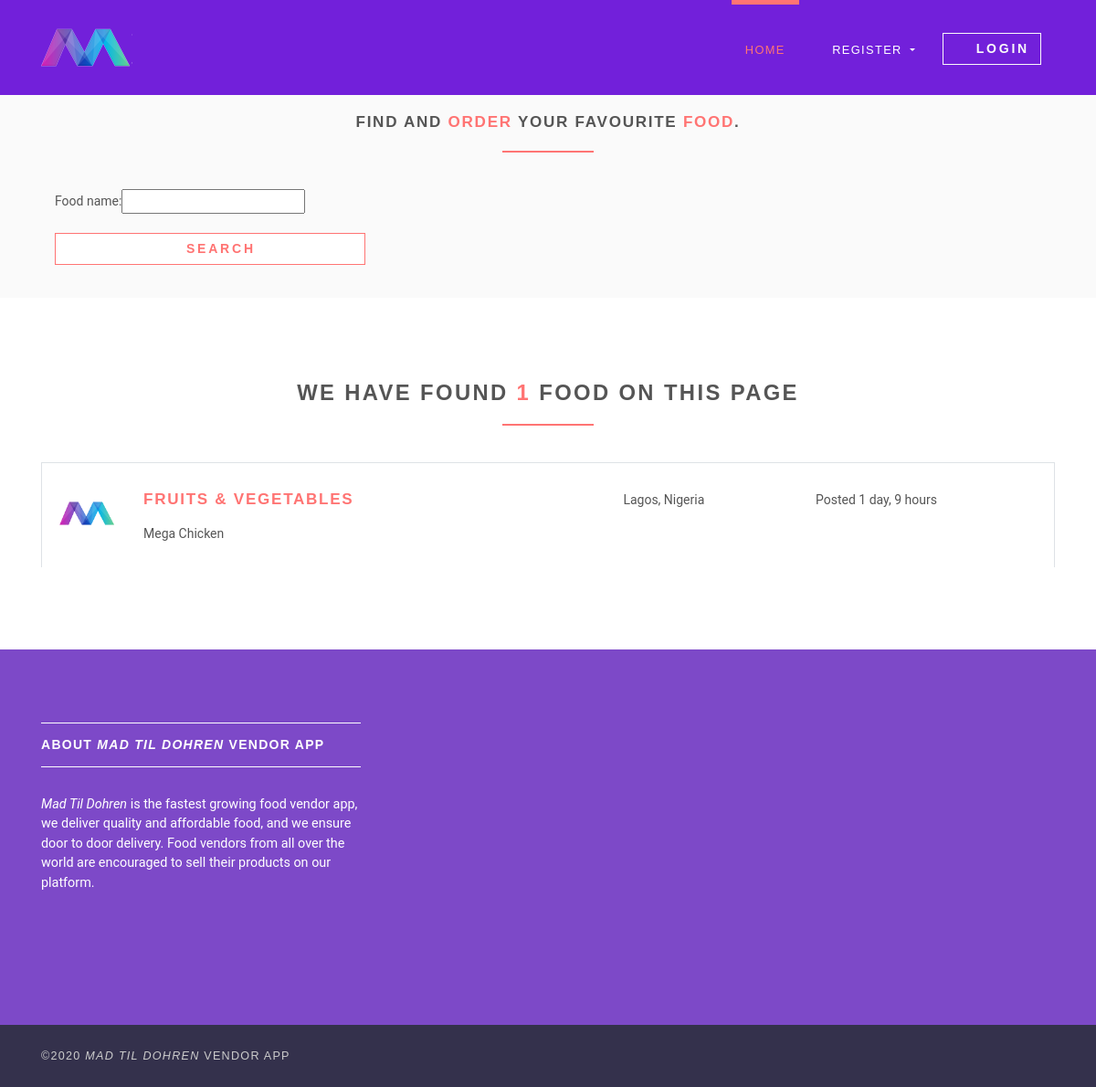
The app's page /menu-list/, older data.
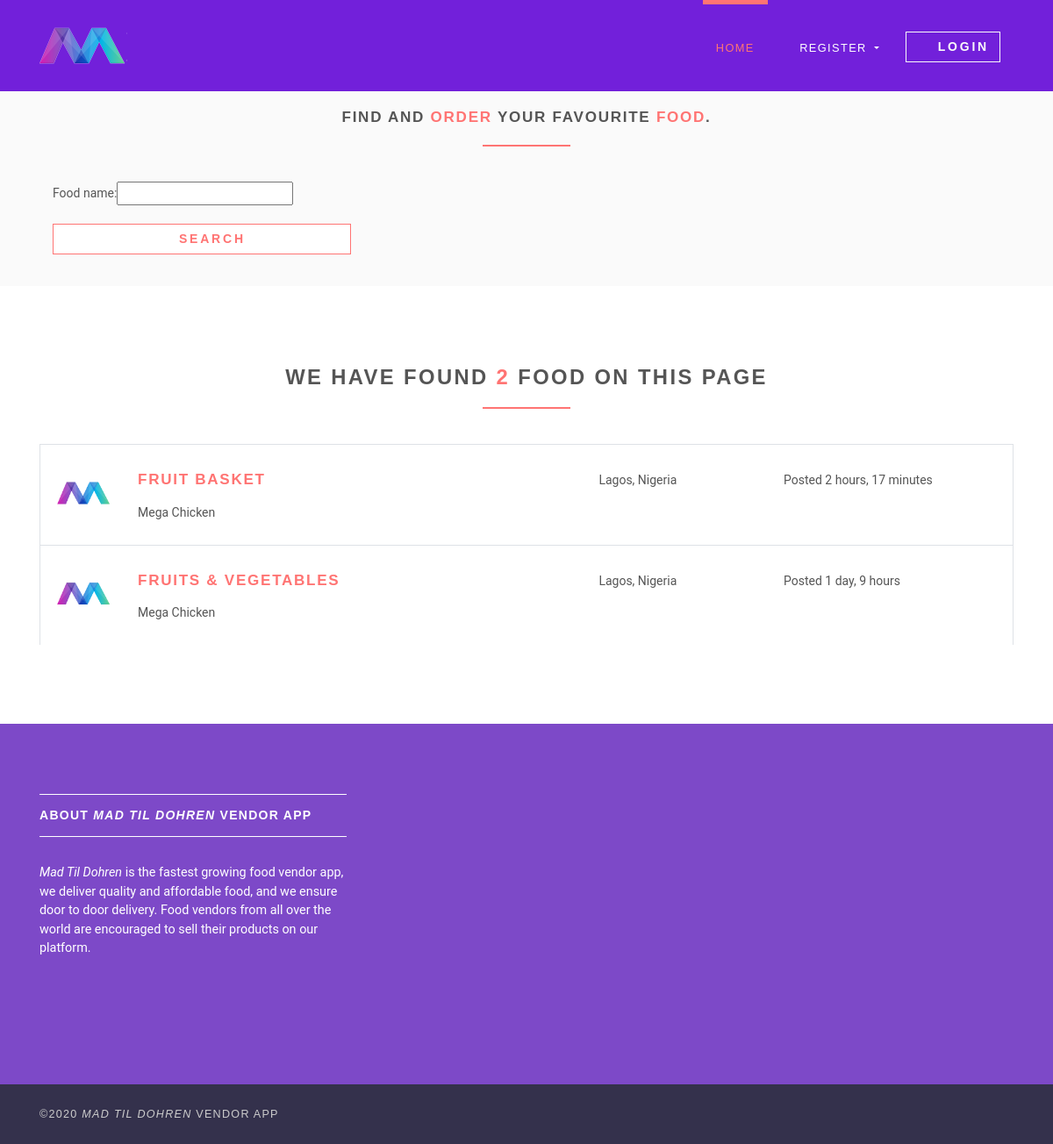
The same page, newer data.
### foodvendor/models.py (models this page shows, shortened)
class Menu(models.Model):
    none = 0
    Daily = 1
    Weekly = 7
    Monthly = 30
    Quarterly = 90
    SemiAnual = 180
    Yearly = 365
    Frequency_Of_Recurrence = (
        (none, "None"),
        (Daily, "Daily"),
        (Weekly, "Weekly"),
        (Monthly, "Monthly"),
        (Quarterly, "After 3 Months"),
        (SemiAnual, "After 6 Months"),
        (Yearly, "After 12 Months")
    )
    vendor = models.ForeignKey(Vendor, on_delete=models.CASCADE)
    name = models.CharField(verbose_name="food name", null=False, blank=False, max_length=100)
    description = models.TextField(verbose_name="Food Description", max_length=350, null=False, blank=False)
    price = models.FloatField(verbose_name="Price ($)", default=0.00)
    discount_price = models.FloatField(blank=True, null=True)
    image = models.ImageField(upload_to='images/', default='veggies.jpg')
    isrecurring = models.BooleanField(default=False)
    frequencyofrecurrence = models.IntegerField(choices=Frequency_Of_Recurrence)
    datetimecreated = models.DateTimeField(verbose_name='date-time-created', auto_now_add=True)

### accounts/models.py (models this page shows, shortened)
class Vendor(models.Model):
    user = models.OneToOneField(User, on_delete=models.CASCADE, primary_key=True)

class User(AbstractBaseUser):
    username = None
    email = models.EmailField(verbose_name='email', max_length=60, unique=True, blank=False,
                              error_messages={
                                  'unique': "A user with that email already exists.",
                              })
    phonenumber = models.CharField(verbose_name="phone number", max_length=20, unique=True, blank=False,
                                   error_messages={
                                       'unique': "Phone number already exists.",
                                   })
    datetimecreated = models.DateTimeField(verbose_name='date joined', auto_now_add=True)
    stripe_customer_id = models.CharField(max_length=50, blank=True, null=True)
    one_click_purchasing = models.BooleanField(default=False)
    last_login = models.DateTimeField(verbose_name='last login', auto_now=True)
    is_admin = models.BooleanField(default=False)
    is_active = models.BooleanField(default=True)
    is_staff = models.BooleanField(default=False)
    is_superuser = models.BooleanField(default=False)
    is_vendor = models.BooleanField(default=False)
    is_customer = models.BooleanField(default=False)
    first_name = models.CharField(max_length=50)
    last_name = models.CharField(max_length=50, blank=True)
    USERNAME_FIELD = "email"
    REQUIRED_FIELDS = ['first_name', 'last_name']
    objects = MyAccountManager()

### foodvendor/views/home.py (the view)
# urls.py: path('menu-list/', MenuListView.as_view(), name='menus'),
class MenuListView(FilterView, ListView):
    model = Menu
    template_name = 'foodvendor/menus.html'
    context_object_name = 'menus'
    filterset_class = MenuFilter
    ordering = ['-datetimecreated']
    paginate_by = 5
    strict = False
    def get_context_data(self, **kwargs):
        context = super().get_context_data(**kwargs)
        context['filter'] = MenuFilter(self.request.GET, queryset=self.get_queryset())
        query = self.request.GET.copy()
        if 'page' in query:
            del query['page']
        context['queries'] = query
        return context

### templates/foodvendor/menus.html (shortened to what this page needs)
{% extends 'base.html' %}
{% load static %}
{% load bootstrap %}
{% block content %}
    <section class="job-form-section job-form-section--compressed">
        <div class="container">
            <h4 class="heading">Find and <span class="accent">Order</span> your Favourite
                <span class="accent">Food</span>.
            </h4>
            <div class="col-sm-6 col-lg-4 form-group">
                <form method="get">
                    <fieldset class="form-group">
                        {{ filter.form|bootstrap }}
                    </fieldset>
                    <div class="form-group">
                        <button class="btn btn-outline-white-primary job-main-form__button" type="submit"><i class="fa fa-search"></i>Search</button>
                    </div>
                </form>
            </div>
        </div>
    </section>
    <section>
        <div class="container">
            <h3 class="heading">We have found <span class="accent">{{ menus.count }}</span> Food{{ menu.count|pluralize }} on this page</h3>
            {% for menu in object_list %}
                <div class="job-listing  ">
                    <div class="row">
                        <div class="col-md-12 col-lg-6">
                            <div class="row">
                                <div class="col-2">
                                    <img src="{% static 'img/company-1.png' %}"
                                         alt="Ipsioou " class="img-fluid">
                                </div>
                                <div class="col-10">
                                    <h4 class="job__title"><a
                                            href="{% url 'menu-detail' menu.id %}">{{ menu.name }}</a></h4>
                                    <p class="job__company">
                                        {{ menu.vendor.user.first_name }}
                                    </p>
                                </div>
                            </div>
                        </div>
                        <div class="col-10 col-md-3 col-lg-2 ml-auto"><i class="fa fa-map-marker job__location"></i>
                            {{ menu.vendor.user.last_name }}
                        </div>
                        <div class="col-10 col-md-3 col-lg-3 ml-auto">
                            <p>Posted {{ menu.datetimecreated|timesince }}</p>
                        </div>
                    </div>
                </div>
            {% endfor %}
        </div>
    </section>
{% endblock %}

### templates/base.html (shortened to what this page needs)
<!DOCTYPE html>
{% load static %}
{% load cart_template_tags %}
<html>
<head>
    <link rel="stylesheet" href="{% static 'vendor/bootstrap/css/bootstrap.min.css' %}">
    <link rel="stylesheet" href="{% static 'vendor/font-awesome/css/font-awesome.min.css' %}">
    <link rel="stylesheet" href="{% static 'vendor/owl.carousel/assets/owl.carousel.css' %}">
    <link rel="stylesheet" href="{% static 'vendor/owl.carousel/assets/owl.theme.default.css' %}">
    <link rel="stylesheet" href="{% static 'css/style.default.css' %}" id="theme-stylesheet">
</head>
<body>
<header class="header">
    <nav class="navbar navbar-expand-lg">
        <div class="container">
            <a href="{% url 'home' %}" class="navbar-brand">
                <img src="{% static 'img/company-1.png' %}" alt="logo" class="d-none d-lg-block">
            </a>
            <div id="navbarSupportedContent" class="collapse navbar-collapse">
                <ul class="navbar-nav ml-auto">
                    <li class="nav-item active">
                        <a href="{% url 'home' %}" class="nav-link">Home <span class="sr-only">(current)</span></a>
                    </li>
                    {% if request.user.is_authenticated and request.user.is_vendor %}
                        <li class="nav-item dropdown">
                            <a id="clientZone" href="#" data-toggle="dropdown"
                               aria-haspopup="true" aria-expanded="false"
                               class="nav-link dropdown-toggle has-img mb-3 mb-lg-0 mt-3 mt-lg-0">
                                <div class="client-menu-image">
                                    <div class="inner">
                                        <img src="{% static 'img/company-1.png' %}"
                                             alt="company image"
                                             class="img-fluid">
                                    </div>
                                </div>
                                {% if request.user.is_customer %}
                                    {{ request.user.first_name }} {{ request.user.last_name }}
                                {% else %}
                                    {{ request.user.first_name }}
                                {% endif %}
                            </a>
                            <div aria-labelledby="clientZone" class="dropdown-menu">
                                <a href="{% url 'vendor-profile-update' %}" class="dropdown-item">Edit Profile</a>
                                <a href="{% url 'vendor-dashboard' %}" class="dropdown-item">Dashboard</a>
                                <a href="{% url 'request-refund' %}" class="dropdown-item">Request Refund</a>
                                <a href="{% url 'ordered-items' %}" class="dropdown-item">My Orders</a>
                                <a href="{% url 'create-menu' %}" class="dropdown-item">Create A Menu</a>
                                <a href="{% url 'logout' %}" class="dropdown-item">Logout</a>
                            </div>
                        </li>
                        <li class="nav-item" style="color: #fff">
                                <a href="{% url 'order-summary' %}" class="btn navbar-btn btn-outline-light mb-5 mb-lg-0">
                                    <span class="badge featured-badge badge-danger"><b>{{ request.user|cart_item_count }}</b></span>
                                    <i class="fa fa-shopping-cart" aria-hidden="true"></i> My Cart
                                </a>
                        </li>
                        <li class="nav-item">
                            <a href="{% url 'notifications' %}" class="btn navbar-btn btn-outline-light mb-5 mb-lg-0">
                                <span class="badge featured-badge badge-danger">
                                        {{ request.user|unread_notification }}
                                    <i class="fa fa-bell fa-lg" aria-hidden="true"></i>
                                </span>
                            </a>
                        </li>
                    {% else %}
                        <li class="nav-item dropdown">
                            <a id="pages" href="#" data-toggle="dropdown" aria-haspopup="true" aria-expanded="false"
                               class="nav-link dropdown-toggle"><i class="fa fa-signing"></i>Register
                            </a>
                        </li>
                        <li class="nav-item" style="color: #fff">
                            <a href="{% url 'login' %}" class="btn navbar-btn btn-outline-light mb-5 mb-lg-0">
                                <i class="fa fa-sign-in"></i>Login
                            </a>
                        </li>
                    {% endif %}
                </ul>
            </div>
        </div>
    </nav>
</header>
<div>
    {% block content %} {% endblock %}
</div>
<footer class="footer">
    <div class="footer__block">
        <div class="container">
            <div class="row">
                <div class="col-lg-4 col-md-12 mb-5">
                    <h4 class="h5">About <i>Mad Til Dohren</i> Vendor App</h4>
                    <p> <i>Mad Til Dohren</i> is the fastest growing food vendor app, we deliver quality and affordable food, and
                    we ensure door to door delivery. Food vendors from all over the world are encouraged to sell their products
                    on our platform.
                    </p>
                </div>
            </div>
        </div>
    </div>
    <div class="footer__copyright">
        <div class="container">
            <div class="row">
                <div class="col-md-6 text-md-left text-center">
                    <p>&copy;2020 <i>Mad Til Dohren</i> Vendor App</p>
                </div>
            </div>
        </div>
    </div>
</footer>
</body>
</html>

### static/css/style.default.css (style rules this page uses)
html { height:100%; }
body { height:100%; }
header { z-index:1000; }
section { position:relative; padding-top:90px; padding-bottom:90px; }
button { cursor:pointer; }
.heading { text-align:center; margin-bottom:40px; }
.heading:after { content:" "; display:block; width:100px; height:2px; margin:20px auto 20px; background:#ff7473; }
a,button { -webkit-transition:all .2s ease-out; transition:all .2s ease-out; }
a i.fa,button i.fa { margin:0 5px; }
.accent { color:#ff7473; }
.header { width:100%; }
.navbar { text-transform:uppercase; letter-spacing:0.1em; background:#7220DA; padding-top:0 !important; padding-bottom:0 !important; }
.navbar a { font-family:"Montserrat",Helvetica,Arial,sans-serif; }
.navbar ul.navbar-nav>li>a:not(.navbar-btn) { color:#fff; font-weight:300; font-family:"Montserrat",Helvetica,Arial,sans-serif; font-size:0.8rem; }
@media (min-width: 992px) { .navbar ul.navbar-nav>li>a:not(.navbar-btn) { border-top:5px solid transparent; padding:40px 15px !important; color:#fff; font-weight:300; } }
@media (min-width: 992px) { .navbar ul.navbar-nav>li.active>a,.navbar ul.navbar-nav>li.show>a { text-decoration:none !important; border-top-color:#ff7473; color:#ff7473; } }
@media (min-width: 992px) { .navbar ul.navbar-nav>li>a.navbar-btn { margin:32px 15px !important; -webkit-transform:translateY(4px); transform:translateY(4px); } }
.footer__block { background:#7D49C8; padding:80px 0; }
.footer__block h4 { border-top:solid 1px #fff; border-bottom:solid 1px #fff; padding:15px 0; margin-bottom:30px; color:#fff; text-transform:uppercase; letter-spacing:0.08rem; }
.footer__block p { color:#fff; font-size:0.9rem; }
.footer__copyright { background:#34314c; color:#ccc; padding:20px 0; font-size:.7875rem; line-height:28px; font-family:"Montserrat",Helvetica,Arial,sans-serif; text-transform:uppercase; letter-spacing:0.1em; }
.footer__copyright p { margin:0; }
.job-form-section { padding:80px 0; background:#fafafa; }
.job-form-section.job-form-section--compressed { padding:20px; }
.job-main-form__button { margin-top:15px; display:block; width:100%; }
.job-listing { border:solid 1px #dee2e6;border-bottom:none; padding-top:30px; padding-bottom:10px; padding-left:19px; padding-right:15px; clear:both;-webkit-transition:all .2s ease-out; transition:all .2s ease-out; }
.job__title { margin-top:0; }
.job__location { margin-right:5px; color:#868e96; }
.navbar { padding:.5rem 1rem; }
.navbar-brand { display:inline-block; padding-top:.33594rem; padding-bottom:.33594rem; margin-right:1rem; font-size:1.09375rem; }
.btn { font-weight:700; font-family:"Montserrat",Helvetica,Arial,sans-serif ;border:1px solid transparent; text-transform:uppercase; letter-spacing:0.2em; padding:.375rem .75rem; font-size:.875rem; line-height:1.5; border-radius:0; -webkit-transition:background-color 0.15s ease-in-out,border-color 0.15s ease-in-out,-webkit-box-shadow 0.15s ease-in-out; transition:background-color 0.15s ease-in-out,border-color 0.15s ease-in-out,-webkit-box-shadow 0.15s ease-in-out; transition:background-color 0.15s ease-in-out,border-color 0.15s ease-in-out,box-shadow 0.15s ease-in-out; transition:background-color 0.15s ease-in-out,border-color 0.15s ease-in-out,box-shadow 0.15s ease-in-out,-webkit-box-shadow 0.15s ease-in-out; }
.btn-outline-white-primary { color:#ff7473; background-color:#fff; background-image:none; border-color:#ff7473; }
.btn-outline-light { color:#fafafa;background-color:transparent;background-image:none;border-color:#fafafa }
body { font-family:"Roboto",Helvetica,Arial,sans-serif;font-size:.875rem;font-weight:400;line-height:1.5;color:#555;background-color:#fff }
a { color:#ff7473;text-decoration:none }
h1,h2,h3,h4,h5,h6,.h1,.h2,.h3,.h4,.box-simple h3,.box-image .name h3,.box-image-text .top .name h3,.box-image-text .top .name h4,.h5,.h6 { margin-bottom:1rem;font-family:"Montserrat",Helvetica,Arial,sans-serif;font-weight:700;line-height:1.2;color:#555;text-transform:uppercase;letter-spacing:0.1em }
h3,.h3 { font-size:1.4875rem }
h4,.h4,.box-simple h3,.box-image .name h3,.box-image-text .top .name h3,.box-image-text .top .name h4 { font-size:1.0675rem }
h5,.h5 { font-size:.875rem }

Row changes from the older to the newer data that the page shows:
added Menu: name "FRUIT BASKET", vendor.user.first_name "Mega Chicken", vendor.user.last_name "Lagos, Nigeria", datetimecreated "2 hours, 17 minutes"
Text that changed along with them:
{{ menus.count }}: "1" → "2"
